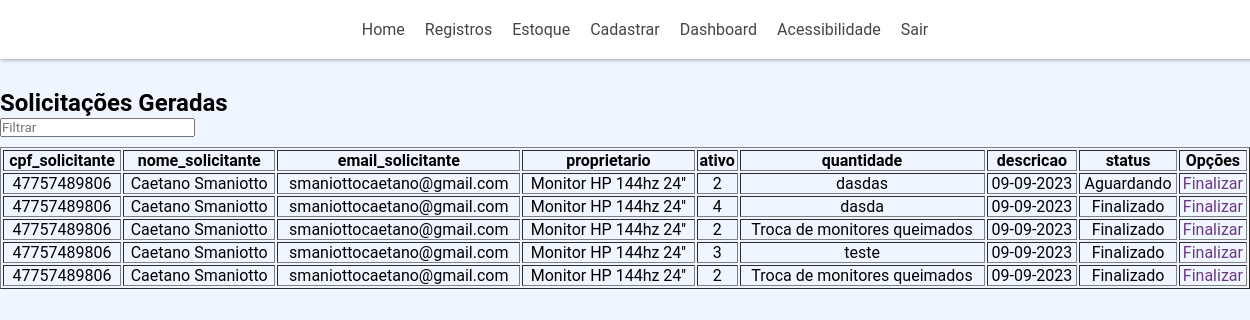
/solicitacoes (signed in), run on the app's committed database.
### aplicacao/models.py (models this page shows, shortened)
class Solicitacao(database.Model):
    id = database.Column(database.Integer, primary_key=True)
    descricao = database.Column(database.String(500), nullable=False)
    data = database.Column(database.DateTime, nullable=False, default=datetime.utcnow())
    id_usuario = database.Column(database.Integer, database.ForeignKey('usuario.id')) # quem está gerando
    id_ativo = database.Column(database.Integer, database.ForeignKey('ativo.id'))
    quantidade = database.Column(database.Integer, nullable=False)
    status = database.Column(database.String, nullable=False)

class Usuario(database.Model, UserMixin):
    id = database.Column(database.Integer, primary_key=True)
    cpf = database.Column(database.String(11), nullable=False, unique=True)
    nome = database.Column(database.String(75), nullable=False)
    email = database.Column(database.String(250), nullable=False, unique=True)
    senha = database.Column(database.String, nullable=False)
    permissao = database.Column(database.Integer, nullable=False, default=1)
    solicitacoes = database.relationship("Solicitacao", backref="usuario", lazy=True)

class Ativo(database.Model):
    id = database.Column(database.Integer, primary_key=True)
    nome = database.Column(database.String(75), nullable=False, unique=True)
    tipo = database.Column(database.String, nullable=False)
    descricao = database.Column(database.String(500), nullable=False)
    data_aquisicao = database.Column(database.DateTime, nullable=False)
    data_garantia = database.Column(database.DateTime, nullable=False)
    quantidade_estoque = database.Column(database.Integer, nullable=False)
    solicitacoes = database.relationship("Solicitacao", backref="ativo", lazy=True)
    transacoes = database.relationship("TransacaoEstoque", backref="ativo", lazy=True)

### aplicacao/routes.py (the view)
@app.route("/solicitacoes")
@login_required
def solicitacoes():
    if current_user.permissao < 2:
        return abort(403)
    solicitacoes = Solicitacao.query.order_by(Solicitacao.data.desc()).all()
    return render_template("solicitacoes.html", solicitacoes=solicitacoes)

### aplicacao/models.py (called while the page is built)
@login_manager.user_loader
def load_user(id_usuario):
    return Usuario.query.filter_by(id=int(id_usuario)).first()

### aplicacao/templates/solicitacoes.html (shortened to what this page needs)
{% extends 'base_perfil.html' %}
{% block body %}
<h2>Solicitações Geradas</h2>
<input type="text" id="input" placeholder="Filtrar">
<table border="1">
    <thead>
        <tr>
            <th>cpf_solicitante</th>
            <th>nome_solicitante</th>
            <th>email_solicitante</th>
            <th>proprietario</th>
            <th>ativo</th>
            <th>quantidade</th>
            <th>descricao</th>
            <th>status</th>
            <th>Opções</th>
        </tr>
    </thead>
    <tbody id="table">
        {% for solicitacao in solicitacoes %}
        <tr>
            <td>{{solicitacao.usuario.cpf}}</td>
            <td>{{solicitacao.usuario.nome}}</td>
            <td>{{solicitacao.usuario.email}}</td>
            <td>{{solicitacao.ativo.nome}}</td>
            <td>{{solicitacao.quantidade}}</td>
            <td>{{solicitacao.descricao}}</td>
            <td>{{solicitacao.data.strftime('%d-%m-%Y')}}</td>
            <td>{{solicitacao.status}}</td>
            <td><a href="{{ url_for('get_item', item_type='solicitacao', action='finish', item_id=solicitacao.id) }}">Finalizar</a></td>
        </tr>
    {% endfor %}
    </tbody>
</table>
{% endblock %}

### aplicacao/static/css/style.css (style rules this page uses)
* { font-family: 'Roboto', sans-serif; margin: 0; padding: 0; }
body { background-color: #f0f6ff; }
table td, th { overflow-x: auto; max-height: calc(100vh - 17px); }
table { width: 100vw; text-align: center; margin: 10px 0; }
table a { color: rgb(107, 56, 131); text-decoration: none; }

### data on the page
Solicitacao: usuario.cpf "47757489806", usuario.nome "Caetano Smaniotto", usuario.email "smaniottocaetano@gmail.com", ativo.nome "Monitor HP 144hz 24''", quantidade "2", descricao "dasdas", data "09-09-2023", status "Aguardando"
Solicitacao: usuario.cpf "47757489806", usuario.nome "Caetano Smaniotto", usuario.email "smaniottocaetano@gmail.com", ativo.nome "Monitor HP 144hz 24''", quantidade "4", descricao "dasda", data "09-09-2023", status "Finalizado"
Solicitacao: usuario.cpf "47757489806", usuario.nome "Caetano Smaniotto", usuario.email "smaniottocaetano@gmail.com", ativo.nome "Monitor HP 144hz 24''", quantidade "2", descricao "Troca de monitores queimados", data "09-09-2023", status "Finalizado"
Solicitacao: usuario.cpf "47757489806", usuario.nome "Caetano Smaniotto", usuario.email "smaniottocaetano@gmail.com", ativo.nome "Monitor HP 144hz 24''", quantidade "3", descricao "teste", data "09-09-2023", status "Finalizado"
Solicitacao: usuario.cpf "47757489806", usuario.nome "Caetano Smaniotto", usuario.email "smaniottocaetano@gmail.com", ativo.nome "Monitor HP 144hz 24''", quantidade "2", descricao "Troca de monitores queimados", data "09-09-2023", status "Finalizado"
